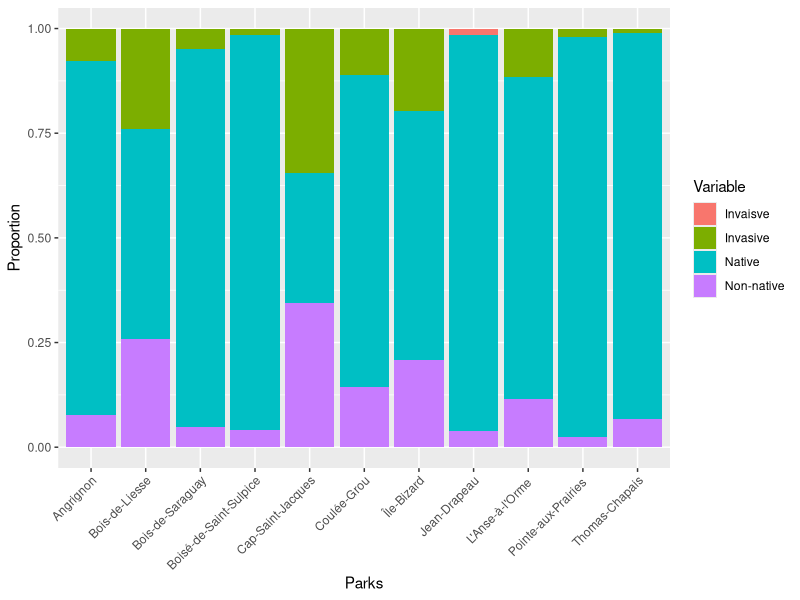
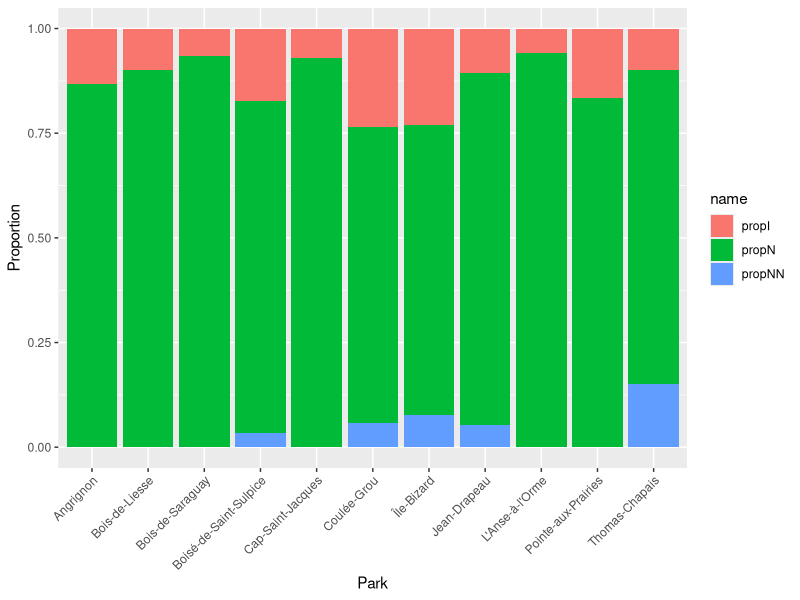

Write R code to recreate these figures, in order.

# Packages ----------------------------------------------------------------
library(dplyr)
library(tidyr)


# Load Data ---------------------------------------------------------------
ranges <- read.csv("input/species_ranges.csv")
trees <- read.csv("output/cleanedtrees.csv")

ranges <- rename(ranges, SpCode = Species.Code)


# Removing Mini-Plot ------------------------------------------------------

# filter out trees with DBH < 5 cm
trees_adult <- trees %>%
  filter(DBH != "2" & 
           DBH != "4" &  
           DBH != "" & 
           DBH != "1.3" &
           DBH != "1.5+1.7" & 
           DBH != "04-Jan" & 
           DBH != "05-Jan" & 
           DBH != "06-Jan" &
           DBH != "07-Jan")



# Assign Invasives --------------------------------------------------------

# attribute each tree with invasive status based on species code 
trees_adult <- left_join(trees_adult, ranges, by = "SpCode")

# remove individuals that only have genus assigned for elms, pears, and willows
trees_adult <- trees_adult %>%
  filter(SpCode != "SASP" &
           SpCode != "PYSP" &
           SpCode != "ULSP")
#remove dead trees
trees_adult <- trees_adult %>%
  filter(CommonName != "Dead")

# Proportion per Species (Invasive)--------------------------------------------------
inv_prop_sp <- trees_adult %>%
  group_by(Park) %>%
  mutate(nTrees = n()) %>%
  group_by(Park, Scientific.Name) %>%
  summarize(PropSpecies = n()/nTrees,
            Invasive = first(Invasive)) %>%
  filter(Invasive == 'Y') %>%
  distinct()


# Proportion per Species (Native) --------------------------------------------------
native_prop_sp <- trees_adult %>%
  group_by(Park) %>%
  mutate(nTrees = n()) %>%
  group_by(Park, Scientific.Name) %>%
  summarize(PropSpecies = n()/nTrees,
            Native_ETF = first(Native_ETF)) %>%
  filter(Native_ETF == 'Y') %>%
  distinct()


# Proportion Species - Type -----------------------------------------------

prop_sp <- trees_adult %>%
  group_by(Park, Scientific.Name) %>%
  summarize(Scientific.Name = first(Scientific.Name),
            Invasive = first(Invasive),
            Native = first(Native_ETF)) %>%
  na.omit() %>%
  group_by(Park) %>% 
  summarize(propN = sum(Native == "Y")/n(),
         propNN = sum(Native == "N" & Invasive == "N")/n(),
         propI = sum(Invasive == "Y")/n()) %>%
  pivot_longer(cols = propN:propI)
  
  

# Save --------------------------------------------------------------------

write.csv(inv_prop_sp, "output/ProportionInvasiveperSpecies.csv")


# Proportion of Species per Park  -----------------------------------------
prop <- read.csv("input/proportiondata.csv")

library(ggplot2)
ggplot(prop, aes(x = Parks, y = Proprtion, fill = Variable)) + 
  geom_bar(position = "fill", stat= "identity") +
  theme(axis.text.x = element_text(angle = 45, hjust=1))+
  labs(y = "Proportion")


ggplot(prop_sp, aes(x = Park, y = value, fill = name)) + 
  geom_bar(position = "fill", stat= "identity") +
  theme(axis.text.x = element_text(angle = 45, hjust=1))+
  labs(y = "Proportion")

